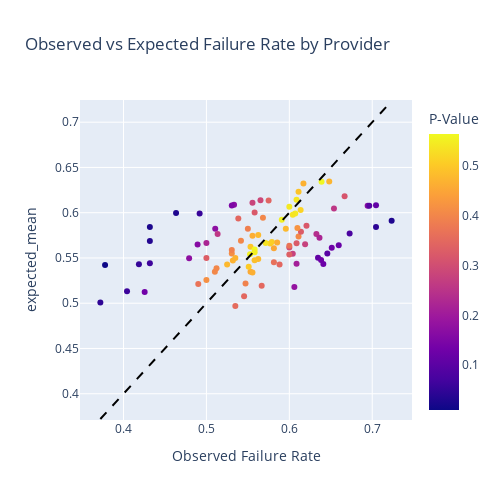

The cell this chart's notebook holds for it:
### Code cell
fig = px.scatter(empirical_null_covariate_test, 
    x="observed_failure_rate", 
    y="expected_mean", 
    color="p_value", 
    title="Observed vs Expected Failure Rate by Provider",
    labels={"observed_failure_rate": "Observed Failure Rate", "p_value": "P-Value"}
)

# Add identity line (y = x)
min_val = min(empirical_null_covariate_test["observed_failure_rate"].min(), empirical_null_covariate_test["expected_mean"].min())
max_val = max(empirical_null_covariate_test["observed_failure_rate"].max(), empirical_null_covariate_test["expected_mean"].max())
fig.add_shape(type="line", x0=min_val, y0=min_val, x1=max_val, y1=max_val, line=dict(color="black", dash="dash"))
fig.update_layout(height=500, width=500)
fig.show()
